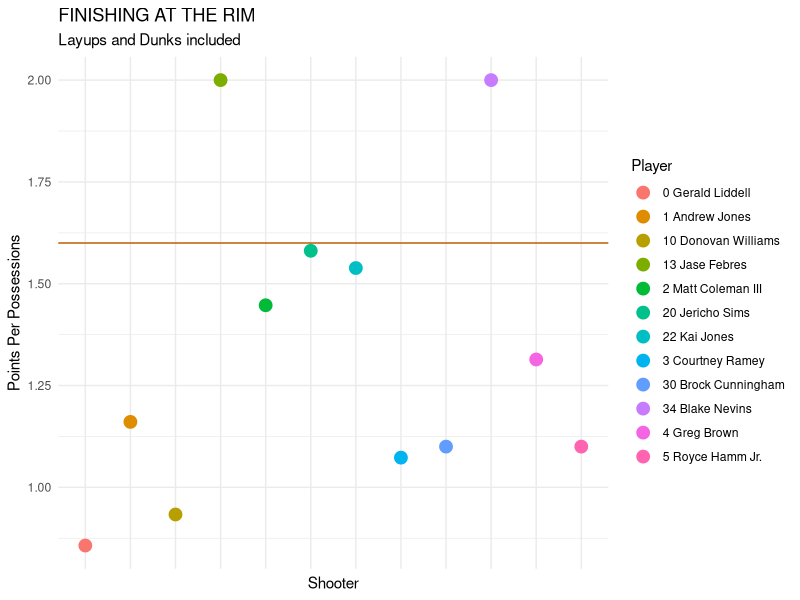
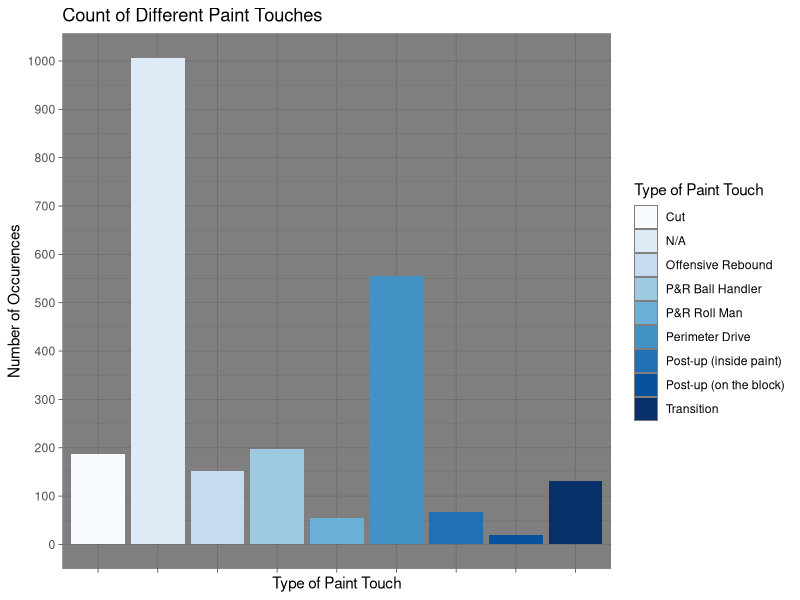
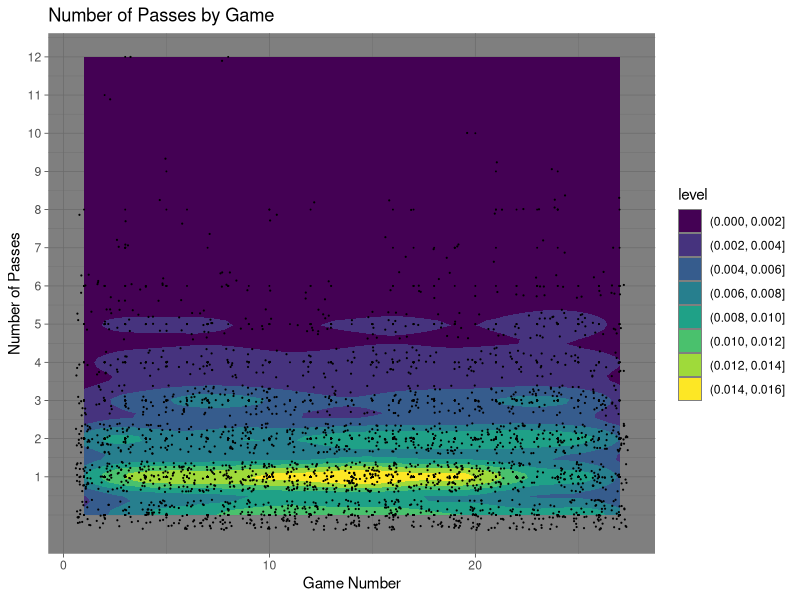

R code for these plots, in order:
## ---- chunk 1
knitr::opts_chunk$set(echo = TRUE, eval = TRUE, fig.align = "center", warning = F, message = F,
tidy=TRUE, tidy.opts=list(width.cutoff=60), R.options=list(max.print=100))
## ---- chunk 2
library(tidyverse)
# read your datasets in here, e.g., with read_csv()
data1 <- read_csv('Dataset1.csv')
data2 <- read_csv('Dataset2.csv')


## ---- chunk 3
# your tidying code (if applicable; can also wait until wrangling section)
#Waiting until the wrangling section to perform pivot wider/longer
## ---- chunk 4
# your joining code
data <- full_join(data1, data2, by = c('GAME.#', 'PLAY.ID', 'POSS.#'))
## ---- chunk 5
# Points by Shot Type
points <- data %>%
  select(SHOOTER, SHOT.TYPE, POINT.RESULT, PLAY.RESULT) %>%
  filter(SHOOTER != 'N/A') %>%
  group_by(SHOOTER, SHOT.TYPE) %>%
  summarize(sum = sum(POINT.RESULT)) %>%
  pivot_wider(names_from = 'SHOT.TYPE', values_from = 'sum') %>%
  select(-'N/A')
points[is.na(points)] <- 0
points

count <- data %>%
  select(SHOOTER, SHOT.TYPE, POINT.RESULT, PLAY.RESULT) %>%
  filter(SHOOTER != "N/A") %>%
  group_by(SHOOTER, SHOT.TYPE) %>%
  summarize(count = n()) %>%
  pivot_wider(names_from = 'SHOT.TYPE', values_from = 'count')
count[is.na(count)] <- 0
count


#PLAYS Summary Descriptive 
data %>%
  group_by(`GAME.#`) %>%
  summarize(total_plays = n()) %>%
  summarize(mean = mean(total_plays), sd = sd(total_plays), min = min(total_plays), max = max(total_plays), total = sum(total_plays))

#POSSESSIONS Summary Descriptive 
data %>% 
  group_by(`GAME.#`) %>%
  mutate(possessions = max(`POSS.#`), total_plays = n()) %>%
  summarize(total_poss = mean(possessions), total_plays = mean(total_plays)) %>%
  summarize(sum = sum(total_poss), min = min(total_poss), max = max(total_poss), median = median(total_poss), cor(total_poss, total_plays))



data %>%
  group_by(`GAME.#`) %>%
  mutate(total = sum(POINT.RESULT)) %>%
  summarize(Points_Per_Play = total/n()) %>%
  summarize(PPP = mean(Points_Per_Play)) %>%
  summarize(mean_PPP = mean(PPP), min_PPP = min(PPP), max_PPP = max(PPP), sd_PPP = sd(PPP), quantile(PPP, 0.75))

points

#NUMBER OF CLUTCH POSSESSIONS/ Categorical 
data %>%
  filter(`CLUTCH?` == 'TRUE') %>%
  summarize(n_clutch_plays = n()) 

#Count number of NA in each column
data %>%
  summarize_all(function(x)sum(str_detect(x, "N/A")))



# six core dplyr
at_rim<- data %>%
  select(SHOOTER, SHOT.TYPE, POINT.RESULT) %>%
  filter(SHOT.TYPE == 'Layup' | SHOT.TYPE == "Dunk")%>%
  group_by(SHOOTER) %>%
  mutate(sum_points = sum(POINT.RESULT)) %>%
  summarize(count = n(), pp = sum_points/count) %>%
  summarize (PPP = mean(pp)) %>%
  arrange(desc(PPP))


## ---- chunk 6
at_rim %>%
ggplot( aes(x= SHOOTER, y= PPP)) + geom_point(aes(color = SHOOTER), size = 4) + geom_smooth(method = 'lm') + xlab('Shooter') + ylab('Points Per Possessions')  + geom_hline(yintercept = 1.60, color = '#BF5700') + theme_minimal()+ theme(axis.text.x = element_blank()) + labs(title = "FINISHING AT THE RIM", subtitle = 'Layups and Dunks included', color = 'Player') 
## ---- chunk 7
data %>%
  group_by(CAUSE.OF.PAINT)%>%
  summarize(count = n()) %>%
  na.omit() %>%
  ggplot(aes(x = CAUSE.OF.PAINT, fill = CAUSE.OF.PAINT)) + geom_bar(aes(y = count), stat = 'summary') + theme_dark()+ theme(axis.text.x = element_blank()) + scale_fill_brewer() + labs(title = "Count of Different Paint Touches", x = 'Type of Paint Touch', y = 'Number of Occurences', fill = 'Type of Paint Touch') + scale_y_continuous(breaks = seq(0, 1000, 100))
## ---- chunk 8
data %>%
  select(`GAME.#`, PASSES) %>%
  ggplot(aes(x = `GAME.#`, y = PASSES)) + geom_density2d_filled()+ geom_point(size = .01) + geom_jitter(size = 0.1) + scale_y_continuous(breaks = seq(1, 12, 1)) + theme_dark() + labs(title = 'Number of Passes by Game', x = "Game Number", y = "Number of Passes")
